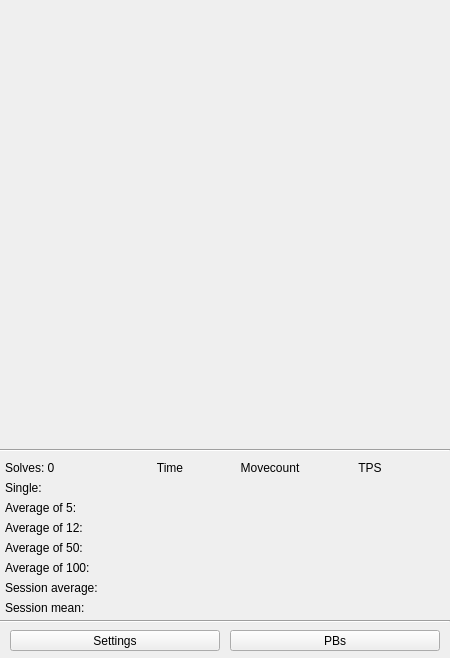
<?xml version="1.0" encoding="UTF-8"?>
<ui version="4.0">
 <class>ClockSim</class>
 <widget class="QWidget" name="ClockSim">
  <property name="geometry">
   <rect>
    <x>0</x>
    <y>0</y>
    <width>450</width>
    <height>658</height>
   </rect>
  </property>
  <property name="windowTitle">
   <string>ClockSim</string>
  </property>
  <widget class="QClickableLabel" name="labelAvg12Time">
   <property name="geometry">
    <rect>
     <x>130</x>
     <y>520</y>
     <width>80</width>
     <height>16</height>
    </rect>
   </property>
   <property name="toolTip">
    <string/>
   </property>
   <property name="styleSheet">
    <string notr="true"/>
   </property>
   <property name="text">
    <string/>
   </property>
   <property name="alignment">
    <set>Qt::AlignCenter</set>
   </property>
  </widget>
  <widget class="QLabel" name="labelNOSolves">
   <property name="geometry">
    <rect>
     <x>5</x>
     <y>460</y>
     <width>91</width>
     <height>16</height>
    </rect>
   </property>
   <property name="text">
    <string>Solves: 0</string>
   </property>
  </widget>
  <widget class="QPushButton" name="pushButtonSettings">
   <property name="geometry">
    <rect>
     <x>10</x>
     <y>630</y>
     <width>210</width>
     <height>21</height>
    </rect>
   </property>
   <property name="focusPolicy">
    <enum>Qt::NoFocus</enum>
   </property>
   <property name="text">
    <string>Settings</string>
   </property>
  </widget>
  <widget class="QClickableLabel" name="labelAvg100Time">
   <property name="geometry">
    <rect>
     <x>130</x>
     <y>560</y>
     <width>80</width>
     <height>16</height>
    </rect>
   </property>
   <property name="toolTip">
    <string/>
   </property>
   <property name="styleSheet">
    <string notr="true"/>
   </property>
   <property name="text">
    <string/>
   </property>
   <property name="alignment">
    <set>Qt::AlignCenter</set>
   </property>
  </widget>
  <widget class="QLabel" name="labelAvg12">
   <property name="geometry">
    <rect>
     <x>5</x>
     <y>520</y>
     <width>91</width>
     <height>16</height>
    </rect>
   </property>
   <property name="text">
    <string>Average of 12:</string>
   </property>
  </widget>
  <widget class="QLabel" name="labelAvg100">
   <property name="geometry">
    <rect>
     <x>5</x>
     <y>560</y>
     <width>101</width>
     <height>16</height>
    </rect>
   </property>
   <property name="text">
    <string>Average of 100:</string>
   </property>
  </widget>
  <widget class="QClickableLabel" name="labelAvg5Time">
   <property name="geometry">
    <rect>
     <x>130</x>
     <y>500</y>
     <width>80</width>
     <height>16</height>
    </rect>
   </property>
   <property name="toolTip">
    <string/>
   </property>
   <property name="styleSheet">
    <string notr="true"/>
   </property>
   <property name="text">
    <string/>
   </property>
   <property name="alignment">
    <set>Qt::AlignCenter</set>
   </property>
  </widget>
  <widget class="QClickableLabel" name="labelSingleTime">
   <property name="geometry">
    <rect>
     <x>130</x>
     <y>480</y>
     <width>80</width>
     <height>16</height>
    </rect>
   </property>
   <property name="toolTip">
    <string/>
   </property>
   <property name="toolTipDuration">
    <number>-1</number>
   </property>
   <property name="styleSheet">
    <string notr="true"/>
   </property>
   <property name="text">
    <string/>
   </property>
   <property name="alignment">
    <set>Qt::AlignCenter</set>
   </property>
  </widget>
  <widget class="QLabel" name="labelSingle">
   <property name="geometry">
    <rect>
     <x>5</x>
     <y>480</y>
     <width>59</width>
     <height>16</height>
    </rect>
   </property>
   <property name="text">
    <string>Single:</string>
   </property>
  </widget>
  <widget class="QClickableLabel" name="labelSessionMeanTime">
   <property name="geometry">
    <rect>
     <x>130</x>
     <y>600</y>
     <width>80</width>
     <height>16</height>
    </rect>
   </property>
   <property name="toolTip">
    <string/>
   </property>
   <property name="styleSheet">
    <string notr="true"/>
   </property>
   <property name="text">
    <string/>
   </property>
   <property name="alignment">
    <set>Qt::AlignCenter</set>
   </property>
  </widget>
  <widget class="QClickableLabel" name="labelAvg50Time">
   <property name="geometry">
    <rect>
     <x>130</x>
     <y>540</y>
     <width>80</width>
     <height>16</height>
    </rect>
   </property>
   <property name="toolTip">
    <string/>
   </property>
   <property name="styleSheet">
    <string notr="true"/>
   </property>
   <property name="text">
    <string/>
   </property>
   <property name="alignment">
    <set>Qt::AlignCenter</set>
   </property>
  </widget>
  <widget class="QLabel" name="labelAvg5">
   <property name="geometry">
    <rect>
     <x>5</x>
     <y>500</y>
     <width>81</width>
     <height>16</height>
    </rect>
   </property>
   <property name="text">
    <string>Average of 5:</string>
   </property>
  </widget>
  <widget class="QClickableLabel" name="labelSessionAvgTime">
   <property name="geometry">
    <rect>
     <x>130</x>
     <y>580</y>
     <width>80</width>
     <height>16</height>
    </rect>
   </property>
   <property name="toolTip">
    <string/>
   </property>
   <property name="styleSheet">
    <string notr="true"/>
   </property>
   <property name="text">
    <string/>
   </property>
   <property name="alignment">
    <set>Qt::AlignCenter</set>
   </property>
  </widget>
  <widget class="QLabel" name="label50">
   <property name="geometry">
    <rect>
     <x>5</x>
     <y>540</y>
     <width>91</width>
     <height>16</height>
    </rect>
   </property>
   <property name="text">
    <string>Average of 50:</string>
   </property>
  </widget>
  <widget class="QLabel" name="labelSessionAvg">
   <property name="geometry">
    <rect>
     <x>5</x>
     <y>580</y>
     <width>111</width>
     <height>16</height>
    </rect>
   </property>
   <property name="text">
    <string>Session average:</string>
   </property>
  </widget>
  <widget class="QLabel" name="labelSessionMean">
   <property name="geometry">
    <rect>
     <x>5</x>
     <y>600</y>
     <width>111</width>
     <height>16</height>
    </rect>
   </property>
   <property name="text">
    <string>Session mean:</string>
   </property>
  </widget>
  <widget class="QClickableLabel" name="labelAvg12Movecount">
   <property name="geometry">
    <rect>
     <x>230</x>
     <y>520</y>
     <width>80</width>
     <height>16</height>
    </rect>
   </property>
   <property name="toolTip">
    <string/>
   </property>
   <property name="styleSheet">
    <string notr="true"/>
   </property>
   <property name="text">
    <string/>
   </property>
   <property name="alignment">
    <set>Qt::AlignCenter</set>
   </property>
  </widget>
  <widget class="QClickableLabel" name="labelAvg5Movecount">
   <property name="geometry">
    <rect>
     <x>230</x>
     <y>500</y>
     <width>80</width>
     <height>16</height>
    </rect>
   </property>
   <property name="toolTip">
    <string/>
   </property>
   <property name="styleSheet">
    <string notr="true"/>
   </property>
   <property name="text">
    <string/>
   </property>
   <property name="alignment">
    <set>Qt::AlignCenter</set>
   </property>
  </widget>
  <widget class="QClickableLabel" name="labelSingleMovecount">
   <property name="geometry">
    <rect>
     <x>230</x>
     <y>480</y>
     <width>80</width>
     <height>16</height>
    </rect>
   </property>
   <property name="toolTip">
    <string/>
   </property>
   <property name="styleSheet">
    <string notr="true"/>
   </property>
   <property name="text">
    <string/>
   </property>
   <property name="alignment">
    <set>Qt::AlignCenter</set>
   </property>
  </widget>
  <widget class="QClickableLabel" name="labelAvg50Movecount">
   <property name="geometry">
    <rect>
     <x>230</x>
     <y>540</y>
     <width>80</width>
     <height>16</height>
    </rect>
   </property>
   <property name="toolTip">
    <string/>
   </property>
   <property name="styleSheet">
    <string notr="true"/>
   </property>
   <property name="text">
    <string/>
   </property>
   <property name="alignment">
    <set>Qt::AlignCenter</set>
   </property>
  </widget>
  <widget class="QClickableLabel" name="labelAvg100Movecount">
   <property name="geometry">
    <rect>
     <x>230</x>
     <y>560</y>
     <width>80</width>
     <height>16</height>
    </rect>
   </property>
   <property name="toolTip">
    <string/>
   </property>
   <property name="styleSheet">
    <string notr="true"/>
   </property>
   <property name="text">
    <string/>
   </property>
   <property name="alignment">
    <set>Qt::AlignCenter</set>
   </property>
  </widget>
  <widget class="QClickableLabel" name="labelAvg12TPS">
   <property name="geometry">
    <rect>
     <x>330</x>
     <y>520</y>
     <width>80</width>
     <height>16</height>
    </rect>
   </property>
   <property name="toolTip">
    <string/>
   </property>
   <property name="styleSheet">
    <string notr="true"/>
   </property>
   <property name="text">
    <string/>
   </property>
   <property name="alignment">
    <set>Qt::AlignCenter</set>
   </property>
  </widget>
  <widget class="QClickableLabel" name="labelAvg5TPS">
   <property name="geometry">
    <rect>
     <x>330</x>
     <y>500</y>
     <width>80</width>
     <height>16</height>
    </rect>
   </property>
   <property name="toolTip">
    <string/>
   </property>
   <property name="styleSheet">
    <string notr="true"/>
   </property>
   <property name="text">
    <string/>
   </property>
   <property name="alignment">
    <set>Qt::AlignCenter</set>
   </property>
  </widget>
  <widget class="QClickableLabel" name="labelSingleTPS">
   <property name="geometry">
    <rect>
     <x>330</x>
     <y>480</y>
     <width>80</width>
     <height>16</height>
    </rect>
   </property>
   <property name="toolTip">
    <string/>
   </property>
   <property name="styleSheet">
    <string notr="true"/>
   </property>
   <property name="text">
    <string/>
   </property>
   <property name="alignment">
    <set>Qt::AlignCenter</set>
   </property>
  </widget>
  <widget class="QClickableLabel" name="labelAvg50TPS">
   <property name="geometry">
    <rect>
     <x>330</x>
     <y>540</y>
     <width>80</width>
     <height>16</height>
    </rect>
   </property>
   <property name="toolTip">
    <string/>
   </property>
   <property name="styleSheet">
    <string notr="true"/>
   </property>
   <property name="text">
    <string/>
   </property>
   <property name="alignment">
    <set>Qt::AlignCenter</set>
   </property>
  </widget>
  <widget class="QClickableLabel" name="labelAvg100TPS">
   <property name="geometry">
    <rect>
     <x>330</x>
     <y>560</y>
     <width>80</width>
     <height>16</height>
    </rect>
   </property>
   <property name="toolTip">
    <string/>
   </property>
   <property name="styleSheet">
    <string notr="true"/>
   </property>
   <property name="text">
    <string/>
   </property>
   <property name="alignment">
    <set>Qt::AlignCenter</set>
   </property>
  </widget>
  <widget class="QLabel" name="labelTime">
   <property name="geometry">
    <rect>
     <x>130</x>
     <y>460</y>
     <width>80</width>
     <height>16</height>
    </rect>
   </property>
   <property name="text">
    <string>Time</string>
   </property>
   <property name="alignment">
    <set>Qt::AlignCenter</set>
   </property>
  </widget>
  <widget class="QLabel" name="labelMovecount">
   <property name="geometry">
    <rect>
     <x>230</x>
     <y>460</y>
     <width>80</width>
     <height>16</height>
    </rect>
   </property>
   <property name="text">
    <string>Movecount</string>
   </property>
   <property name="alignment">
    <set>Qt::AlignCenter</set>
   </property>
  </widget>
  <widget class="QLabel" name="labelTPS">
   <property name="geometry">
    <rect>
     <x>330</x>
     <y>460</y>
     <width>80</width>
     <height>16</height>
    </rect>
   </property>
   <property name="text">
    <string>TPS</string>
   </property>
   <property name="alignment">
    <set>Qt::AlignCenter</set>
   </property>
  </widget>
  <widget class="QClickableLabel" name="labelSessionAvgMovecount">
   <property name="geometry">
    <rect>
     <x>230</x>
     <y>580</y>
     <width>80</width>
     <height>16</height>
    </rect>
   </property>
   <property name="toolTip">
    <string/>
   </property>
   <property name="styleSheet">
    <string notr="true"/>
   </property>
   <property name="text">
    <string/>
   </property>
   <property name="alignment">
    <set>Qt::AlignCenter</set>
   </property>
  </widget>
  <widget class="QClickableLabel" name="labelSessionMeanMovecount">
   <property name="geometry">
    <rect>
     <x>230</x>
     <y>600</y>
     <width>80</width>
     <height>16</height>
    </rect>
   </property>
   <property name="toolTip">
    <string/>
   </property>
   <property name="styleSheet">
    <string notr="true"/>
   </property>
   <property name="text">
    <string/>
   </property>
   <property name="alignment">
    <set>Qt::AlignCenter</set>
   </property>
  </widget>
  <widget class="QClickableLabel" name="labelSessionAvgTPS">
   <property name="geometry">
    <rect>
     <x>330</x>
     <y>580</y>
     <width>80</width>
     <height>16</height>
    </rect>
   </property>
   <property name="toolTip">
    <string/>
   </property>
   <property name="styleSheet">
    <string notr="true"/>
   </property>
   <property name="text">
    <string/>
   </property>
   <property name="alignment">
    <set>Qt::AlignCenter</set>
   </property>
  </widget>
  <widget class="QClickableLabel" name="labelSessionMeanTPS">
   <property name="geometry">
    <rect>
     <x>330</x>
     <y>600</y>
     <width>80</width>
     <height>16</height>
    </rect>
   </property>
   <property name="toolTip">
    <string/>
   </property>
   <property name="styleSheet">
    <string notr="true"/>
   </property>
   <property name="text">
    <string/>
   </property>
   <property name="alignment">
    <set>Qt::AlignCenter</set>
   </property>
  </widget>
  <widget class="Line" name="line">
   <property name="geometry">
    <rect>
     <x>0</x>
     <y>620</y>
     <width>450</width>
     <height>3</height>
    </rect>
   </property>
   <property name="orientation">
    <enum>Qt::Horizontal</enum>
   </property>
  </widget>
  <widget class="Line" name="line_2">
   <property name="geometry">
    <rect>
     <x>0</x>
     <y>449</y>
     <width>450</width>
     <height>2</height>
    </rect>
   </property>
   <property name="orientation">
    <enum>Qt::Horizontal</enum>
   </property>
  </widget>
  <widget class="QPushButton" name="pushButtonPBs">
   <property name="geometry">
    <rect>
     <x>230</x>
     <y>630</y>
     <width>210</width>
     <height>21</height>
    </rect>
   </property>
   <property name="focusPolicy">
    <enum>Qt::NoFocus</enum>
   </property>
   <property name="text">
    <string>PBs</string>
   </property>
  </widget>
 </widget>
 <layoutdefault spacing="6" margin="11"/>
 <customwidgets>
  <customwidget>
   <class>QClickableLabel</class>
   <extends>QLabel</extends>
   <header location="global">qclickablelabel.h</header>
  </customwidget>
 </customwidgets>
 <resources/>
 <connections/>
</ui>
